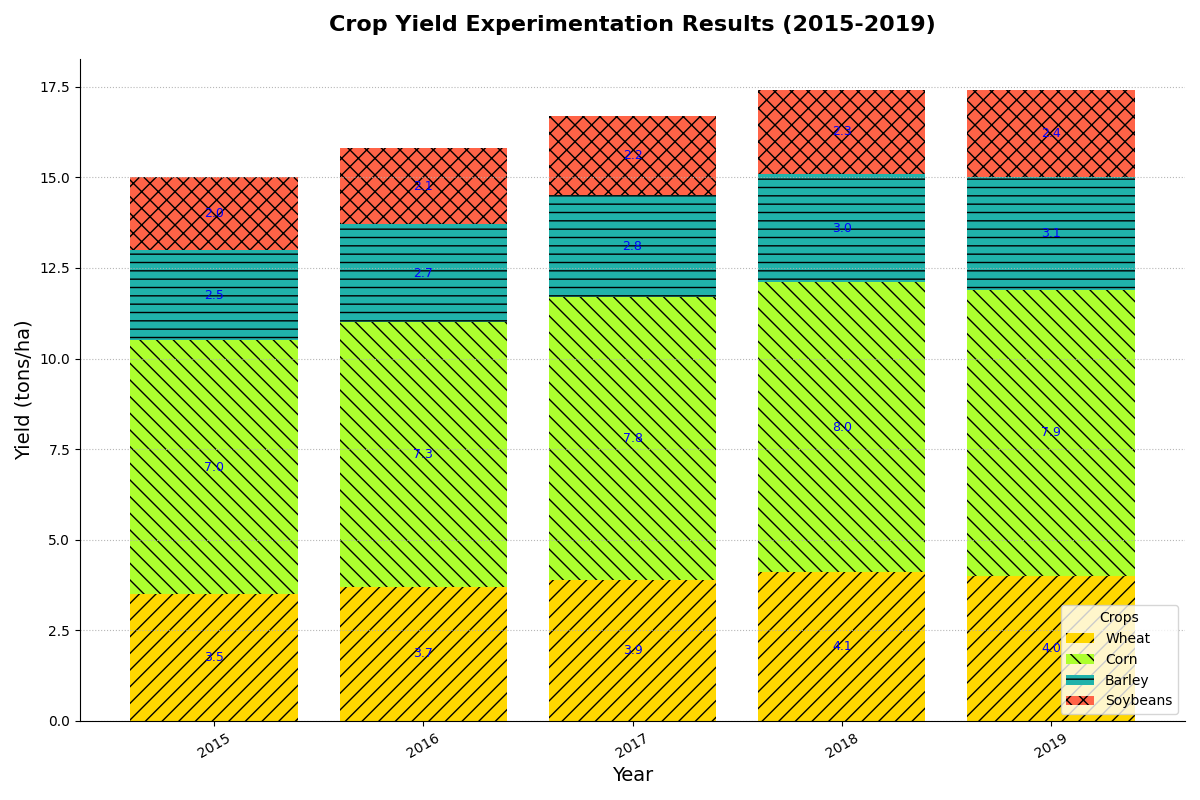

Python code for this plot:
import matplotlib.pyplot as plt
import numpy as np

years = np.arange(2015, 2020)
crops = ['Wheat', 'Corn', 'Barley', 'Soybeans']

wheat_yield = [3.5, 3.7, 3.9, 4.1, 4.0]    
corn_yield = [7.0, 7.3, 7.8, 8.0, 7.9]     
barley_yield = [2.5, 2.7, 2.8, 3.0, 3.1]   
soybean_yield = [2.0, 2.1, 2.2, 2.3, 2.4]  

colors = ['#FFD700', '#ADFF2F', '#20B2AA', '#FF6347']

fig, ax = plt.subplots(figsize=(12, 8))

# Introduce variations in marker and line styles
ax.bar(years, wheat_yield, label='Wheat', color=colors[0], hatch='//')
ax.bar(years, corn_yield, bottom=wheat_yield, label='Corn', color=colors[1], hatch='\\\\')
ax.bar(years, barley_yield, bottom=np.array(wheat_yield) + np.array(corn_yield), label='Barley', color=colors[2], hatch='--')
ax.bar(years, soybean_yield, bottom=np.array(wheat_yield) + np.array(corn_yield) + np.array(barley_yield), label='Soybeans', color=colors[3], hatch='xx')

ax.set_title("Crop Yield Experimentation Results (2015-2019)", fontsize=16, fontweight='bold', pad=20)
ax.set_xlabel("Year", fontsize=14)
ax.set_ylabel("Yield (tons/ha)", fontsize=14)

# Random legend location
ax.legend(title='Crops', loc='lower right')

# Alter grid style and disable borders
ax.yaxis.grid(True, linestyle=':', alpha=0.9)
ax.spines['top'].set_visible(False)
ax.spines['right'].set_visible(False)

# Add annotations to each bar
for i in range(len(years)):
    height_sum = 0
    for yield_name in [wheat_yield, corn_yield, barley_yield, soybean_yield]:
        height_sum += yield_name[i]
        ax.text(years[i], height_sum - yield_name[i]/2, f'{yield_name[i]}', ha='center', va='center', color='blue', fontsize=9)

plt.xticks(years, rotation=30)
plt.tight_layout()
plt.show()
